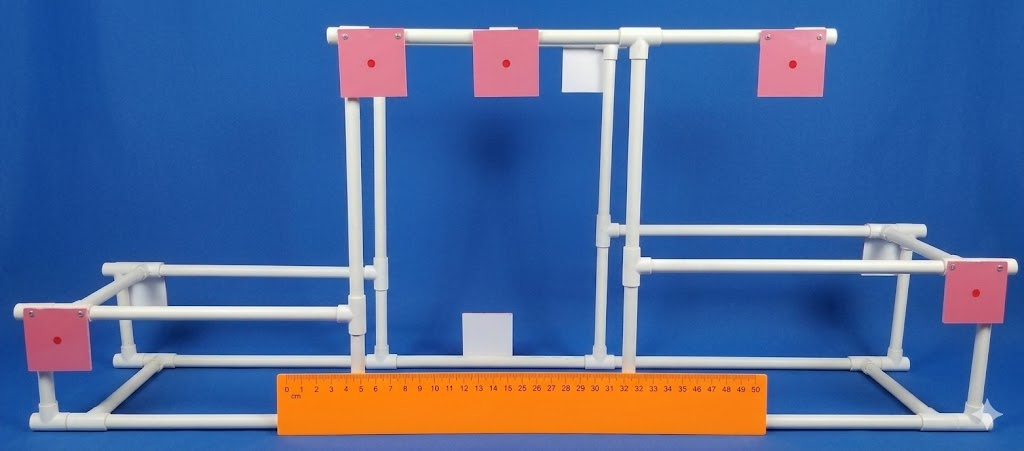
#> input picture righello.jpg, 1024 x 451 px
$ python target.py
#> lines starting #> are read from the running program, lines starting #| are printed output that depends on the picture; after the words box and inside, x2 and y2 are one past the last pixel; in counts of white or black regions, pixels touching at a corner belong together
import cv2
import numpy as np

def misura_ingombro_tubi_pvc(image_path):
    # 1. Carica l'immagine
#> called with image_path = 'righello.jpg'
    img = cv2.imread(image_path)
#> img is the input picture: shape (451, 1024, 3); mean B, G, R 154.8, 105, 78
    if img is None:
        print(f"Errore: Impossibile caricare {image_path}")
        return

    output_img = img.copy()

    # 2. Convertiamo in HSV
    hsv = cv2.cvtColor(img, cv2.COLOR_BGR2HSV)
#> hsv: shape (451, 1024, 3); mean H, S, V 100.9, 172.7, 172.5

    # =========================================================================
    # DETECT RIGHELLO ARANCIONE (Calcolo Scala)
    # =========================================================================
    LUNGHEZZA_RIGHELLO_CM = 50.0
    lower_orange = np.array([5, 150, 150])
    upper_orange = np.array([25, 255, 255])

    ruler_mask = cv2.inRange(hsv, lower_orange, upper_orange)
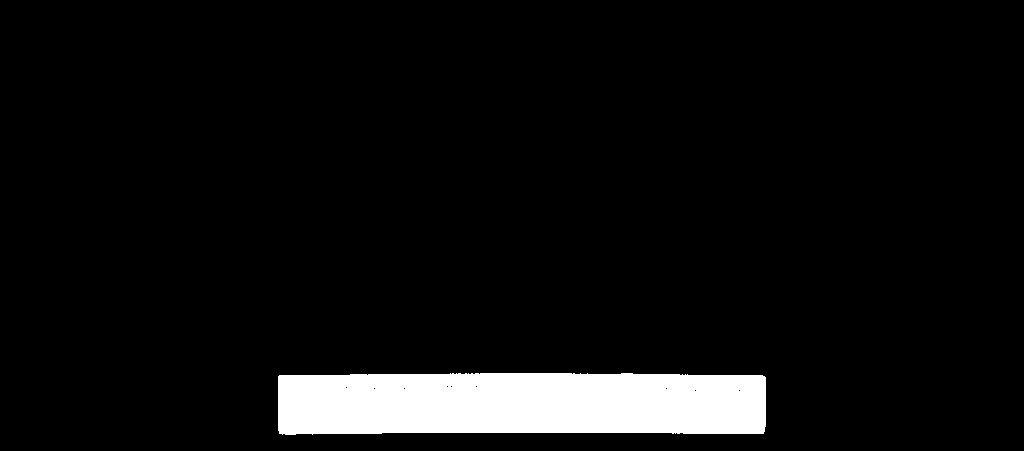
#> ruler_mask: shape (451, 1024); 6.3% white; 1 white region
    ruler_contours, _ = cv2.findContours(ruler_mask, cv2.RETR_EXTERNAL, cv2.CHAIN_APPROX_SIMPLE)
#> ruler_contours = 1 contour; box (x1, y1, x2, y2) and area: (278, 373, 766, 435) 28406

    if len(ruler_contours) == 0:
        print("Errore: Righello arancione non trovato.")
        return

    best_ruler = max(ruler_contours, key=cv2.contourArea)
#> best_ruler = contour of 94 points, box (x1, y1, x2, y2) (278, 373, 766, 435), area 28406
    x_r, y_r, w_r, h_r = cv2.boundingRect(best_ruler)
#> x_r = 278; y_r = 373; w_r = 488; h_r = 62
    pixels_per_cm = w_r / LUNGHEZZA_RIGHELLO_CM
#> pixels_per_cm = 9.76

    print(f"--- FASE 1: SCALA PIXEL ---")
    print(f"Righello Arancione: {w_r} pixel = 50 cm")
#| Righello Arancione: 488 pixel = 50 cm
    print(f"1 cm equivale a: {pixels_per_cm:.2f} pixel\n")
#| 1 cm equivale a: 9.76 pixel

    # Evidenzia il righello in giallo
    cv2.rectangle(output_img, (x_r, y_r), (x_r + w_r, y_r + h_r), (0, 255, 255), 2)
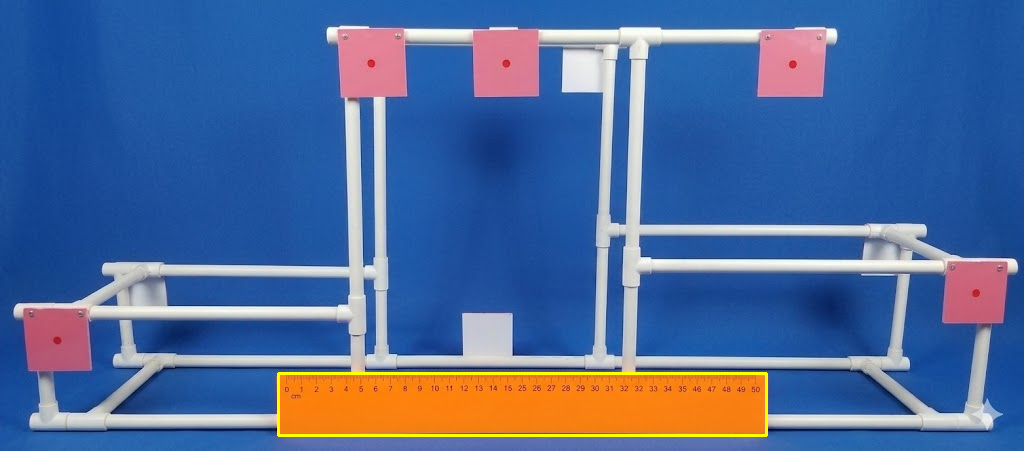
#> output_img: shape (451, 1024, 3); 0.71% of pixels changed, all inside (x1, y1, x2, y2) = (277, 372, 768, 437)

    # =========================================================================
    # DETECT TUBI BIANCHI (Isoliamo il PVC dallo sfondo blu)
    # =========================================================================
    # Il bianco in HSV ha una saturazione bassa (S) e un valore alto (V)
    lower_white = np.array([0, 0, 180])
    upper_white = np.array([180, 50, 255])

    pvc_mask = cv2.inRange(hsv, lower_white, upper_white)
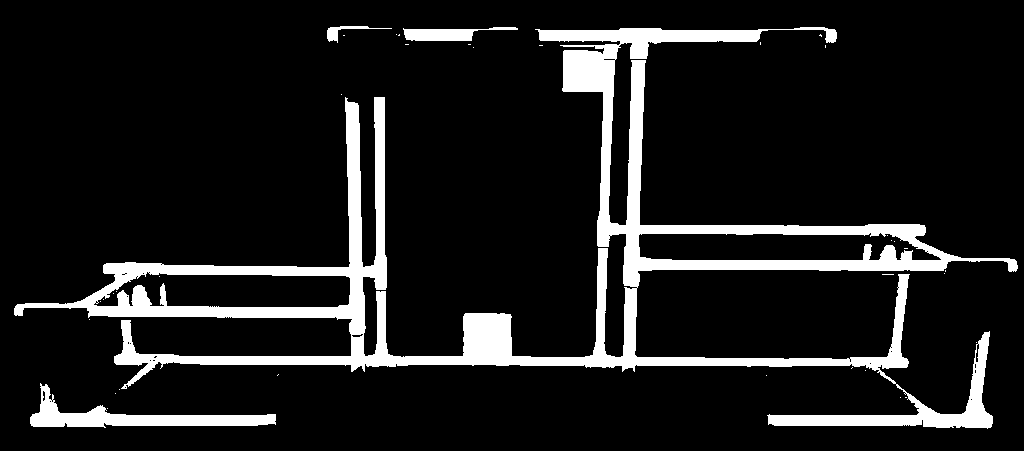
#> pvc_mask: shape (451, 1024); 11.3% white; 38 white regions (34 under 20 px), largest, box (x1, y1, x2, y2) and area: (14, 27, 1018, 429) 47415, (30, 383, 276, 428) 3345, (403, 27, 518, 41) 912, (327, 26, 392, 43) 265

    # Escludiamo l'area del righello dalla maschera del bianco per evitare errori
    pvc_mask[y_r:y_r+h_r, x_r:x_r+w_r] = 0

    # Pulizia della maschera per unire i tubi ed eliminare scritte o riflessi
    kernel = np.ones((5,5), np.uint8)
    pvc_mask = cv2.morphologyEx(pvc_mask, cv2.MORPH_CLOSE, kernel)
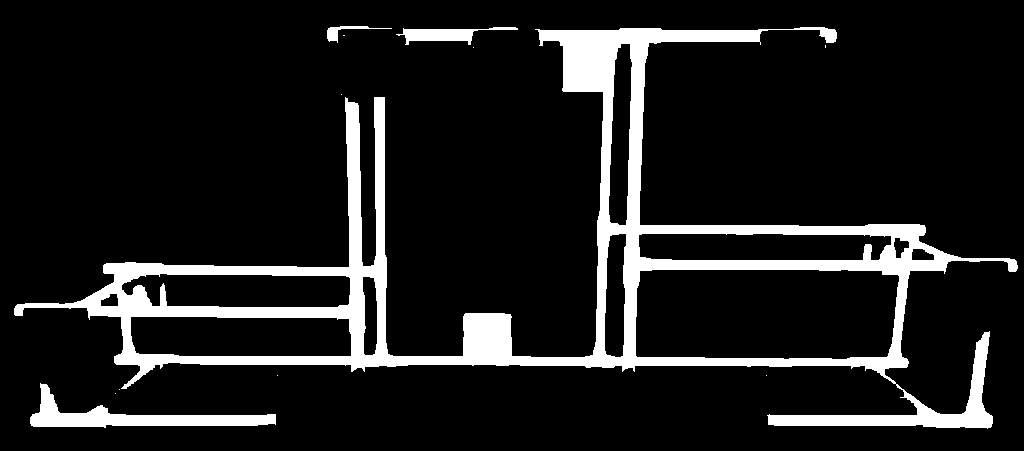
#> pvc_mask: shape (451, 1024); 11.6% white; 12 white regions (8 under 20 px), largest, box (x1, y1, x2, y2) and area: (14, 27, 1018, 429) 48717, (30, 383, 276, 428) 3412, (396, 27, 518, 45) 958, (327, 26, 392, 43) 266
    pvc_mask = cv2.morphologyEx(pvc_mask, cv2.MORPH_OPEN, kernel)
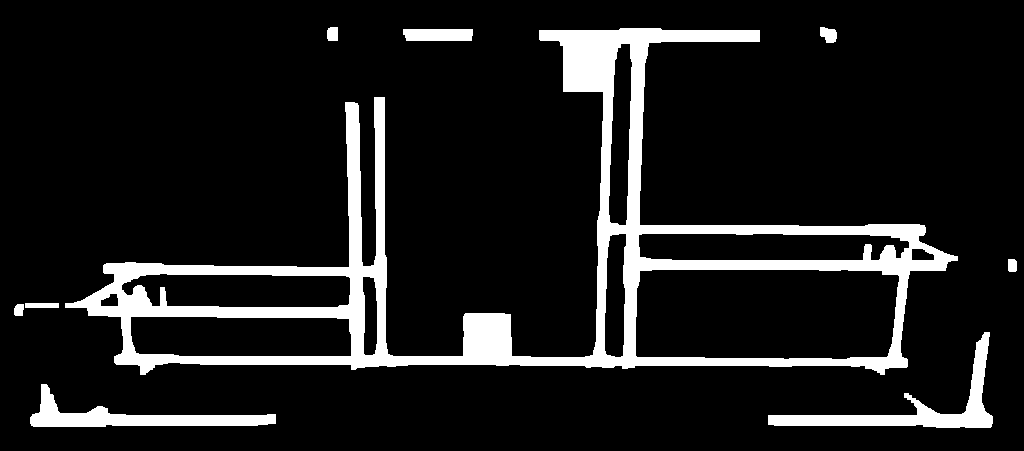
#> pvc_mask: shape (451, 1024); 11.3% white; 9 white regions, largest, box (x1, y1, x2, y2) and area: (65, 28, 958, 375) 43498, (768, 332, 993, 428) 3950, (30, 384, 276, 427) 3401

    # Trova tutti i punti bianchi (i pixel dei tubi)
    punti_pvc = cv2.findNonZero(pvc_mask)
#> punti_pvc = contour of 52411 points, box (x1, y1, x2, y2) (14, 27, 1017, 428), area 44189

    # =========================================================================
    # FASE 3: CALCOLO DEL VERO INGOMBRO DEI TUBI
    # =========================================================================
    print(f"--- FASE 2: MISURE DEI TUBI ---")
    if punti_pvc is not None:
        # BoundingRect trova il rettangolo perfetto che racchiude TUTTI i punti bianchi
        x_t, y_t, w_t, h_t = cv2.boundingRect(punti_pvc)
#> x_t = 14; y_t = 27; w_t = 1003; h_t = 401

        # Convertiamo larghezza e altezza in centimetri reali
        lunghezza_tubi_cm = w_t / pixels_per_cm
#> lunghezza_tubi_cm = 102.8
        altezza_tubi_cm = h_t / pixels_per_cm
#> altezza_tubi_cm = 41.09

        print(f"LUNGHEZZA REALE TUBI: {lunghezza_tubi_cm:.1f} cm")
#| LUNGHEZZA REALE TUBI: 102.8 cm
        print(f"ALTEZZA REALE TUBI: {altezza_tubi_cm:.1f} cm")
#| ALTEZZA REALE TUBI: 41.1 cm

        # Disegna il box di ingombro REALE dei tubi (Verde brillante)
        cv2.rectangle(output_img, (x_t, y_t), (x_t + w_t, y_t + h_t), (0, 255, 0), 3)

        # Scrittura dati sulla foto
        cv2.putText(output_img, f"LUNGHEZZA TUBI PVC: {lunghezza_tubi_cm:.1f} cm", (40, 50),
                    cv2.FONT_HERSHEY_SIMPLEX, 0.7, (0, 255, 0), 2)
        cv2.putText(output_img, f"ALTEZZA TUBI PVC: {altezza_tubi_cm:.1f} cm", (40, 90),
                    cv2.FONT_HERSHEY_SIMPLEX, 0.7, (0, 165, 255), 2)
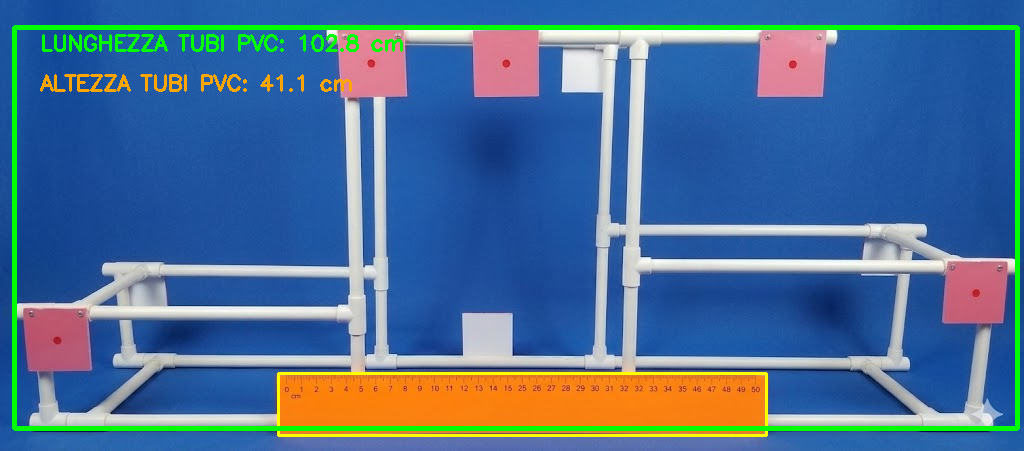
#> output_img: shape (451, 1024, 3); mean B, G, R 148.4, 111.7, 76.6
    else:
        print("Errore: Non sono riuscito a isolare i tubi in PVC bianchi.")

    # Mostra i risultati
    cv2.imshow("Cosa vede il robot (Solo Tubi Bianchi)", pvc_mask)
    cv2.imshow("Misurazione Reale Struttura PVC", output_img)
    cv2.waitKey(0)
    cv2.destroyAllWindows()

# Esegui il test
misura_ingombro_tubi_pvc('righello.jpg')
